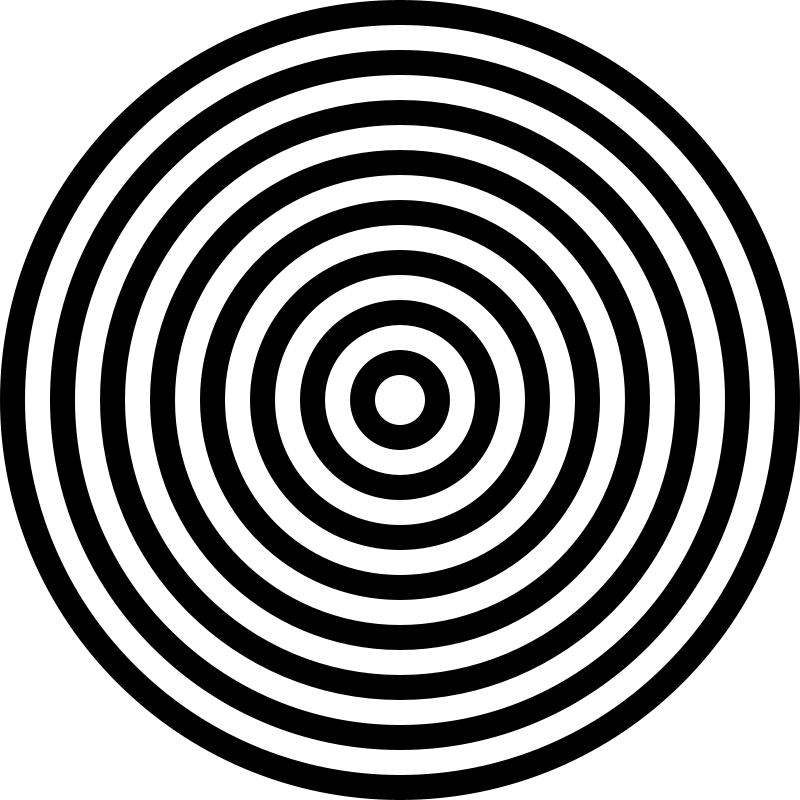
Frame 1 (no input)
Frame 60 (the mouse pressed at the canvas centre just before this capture): identical to frame 1, image omitted
Frame 120 (the mouse held since frame 60 and released just before this capture): identical to frame 1, image omitted

The Processing sketch that drew this single still picture (run headless with seeded random() and noise(); from frame 60 on, the mouse is pressed at the canvas centre):

// Processing sketch: Bullseye
// ── Bullseye.pde
int numCircles = 16;

color frontColor = color(0, 0, 0);
color backColor = color(255, 255, 255);

void setup() {
  size(800, 800);
  
  frameRate(60);
  smooth();
}

void draw() {
  background(backColor);
  // background(255, 255, 255);
  // stroke(frontColor);
  noStroke();
  
  for(int i = 0; i < numCircles; i++) {
      if(i % 2 == 0) {
        fill(frontColor);
      } else {
        fill(backColor);
      }
      
      // fill(i % 2 * 255);
      circle(width/2, height/2, width - (width / numCircles) * i);
  }
}
